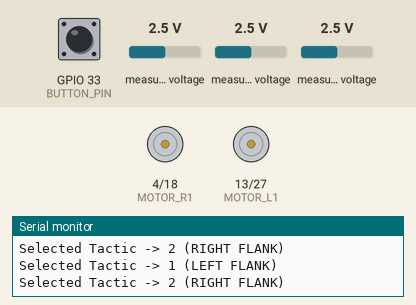
Simulated run of this sketch. Board: ESP32. Shown: motor-driver pin pairs drawn as motors (green arrow = first pin HIGH = forward, orange = second pin HIGH = backward, longer = more drive), the last lines printed to the serial monitor. Inputs (shaded band) come from the test bench; at power-on: GPIO 33 (BUTTON_PIN) HIGH, measured voltage 2.5 V.

Above: at 0.8 s.
0.9 s: GPIO 33 (BUTTON_PIN) pulled LOW for 0.15 s
4.0 s: measured voltage (sensor 202) set to 0.5 V
At 6.0 s:
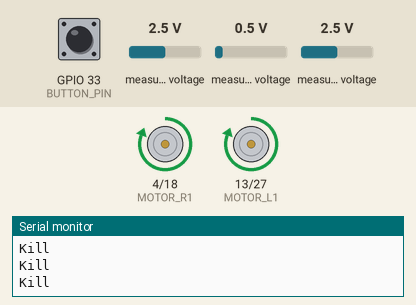
7.0 s: measured voltage (sensor 202) set to 0.2 V
At 7.11 s:
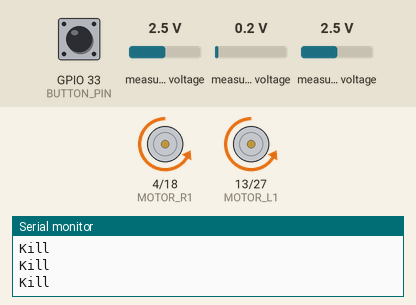
At 7.46 s:
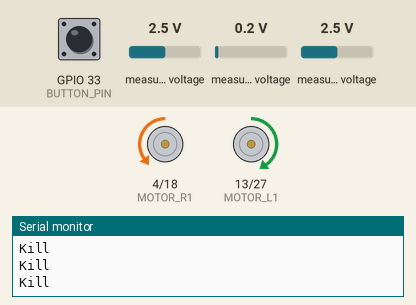
Timing chart, 0 to 16.0 s (numbered marks = the images above; inputs shaded):
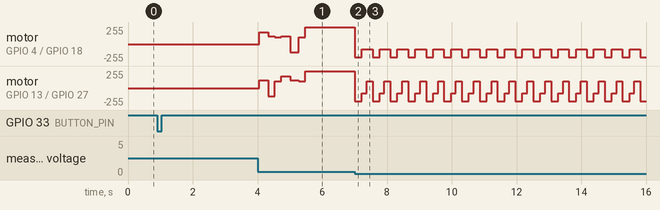

The sketch:

Sumo2.0.ino
```cpp
#include <dummy.h>
#include <stdio.h>
#include <Arduino.h>
#include <Adafruit_ADS1X15.h>

Adafruit_ADS1015 ads1;
Adafruit_ADS1015 ads2;

#define SDA_PIN 21
#define SCL_PIN 22
#define BUTTON_PIN 33
#define P_in 0.5
#define P_out 0.7

int tacticSelection = 0;

int MOTOR_L1 = 13;
int MOTOR_L2 = 27;
int MOTOR_R1 = 4;
int MOTOR_R2 = 18;

float currentTime;

void front(int spd);
void back(int spd);
void turnLR(int L, int R);
void stop(void);
void ExecuteTactic(int tactic);

float LM(int, int, int, int);
float RM(int, int, int, int);
int IR_M, IR_MR, IR_ML, IR_L, IR_R, IR_B;


void setup() {
  pinMode(MOTOR_L1, OUTPUT);
  pinMode(MOTOR_L2, OUTPUT);
  pinMode(MOTOR_R1, OUTPUT);
  pinMode(MOTOR_R2, OUTPUT);
  pinMode(BUTTON_PIN, INPUT_PULLUP);
  Serial.begin(115200);
  Wire.begin(SDA_PIN, SCL_PIN);
  if (!ads1.begin(0x48))
  {
    Serial.println("Failed to initialize ADS1.");
    while (1);
  }
  if (!ads2.begin(0x49))
  {
    Serial.println("Failed to initialize ADS2.");
    while (1);
  }
  while (digitalRead(BUTTON_PIN) == LOW) {
    delay(10); // Wait until button is released
  }

  Serial.println("=== TACTIC SELECTION PHASE ===");
  Serial.println("Cover IR Sensor to select: Left = 1 | Middle = 0 | Right = 2");
  Serial.println("Press button when ready to LOCK IN.");

  // 2. SELECTION LOOP: Loop until button is pressed (goes LOW)
  while (digitalRead(BUTTON_PIN) == HIGH) {
    int leftVal   = ads1.readADC_SingleEnded(0); // Left IR (ads1 pin 0)
    int middleVal = ads1.readADC_SingleEnded(3); // Middle IR (ads1 pin 3)
    int rightVal  = ads2.readADC_SingleEnded(0); // Right IR (ads2 pin 0)

    // Read sensors to change tactic
    if (leftVal >= 400 && tacticSelection != 1) {
      tacticSelection = 1; // Left Flank
      Serial.println("Selected Tactic -> 1 (LEFT FLANK)");
    }
    else if (rightVal >= 400 && tacticSelection != 2) {
      tacticSelection = 2; // Right Flank
      Serial.println("Selected Tactic -> 2 (RIGHT FLANK)");
    }
    else if (middleVal >= 400 && tacticSelection != 0) {
      tacticSelection = 0; // Direct Charge
      Serial.println("Selected Tactic -> 0 (DIRECT CHARGE)");
    }

    delay(200); // Small sampling delay
  }

  // 3. WAIT FOR BUTTON RELEASE: Prevent accidental double-triggers
  while (digitalRead(BUTTON_PIN) == LOW) {
    delay(10);
  }

  Serial.println("------------------------------");
  Serial.print("TACTIC LOCKED IN: ");
  Serial.println(tacticSelection);
  Serial.println("Starting in 3 seconds...");

  delay(3000); // 3-second mandatory delay before match starts

  // Execute opening maneuver
  executeTactic(tacticSelection);
}

void loop() {
  // int duration;
  // currentTime = millis();
  /*Serial.print("LIR: ");
  Serial.print(ads1.readADC_SingleEnded(0));
  Serial.print(" | MLIR: ");
  Serial.print(ads1.readADC_SingleEnded(1));
  Serial.print(" | MIR: ");
  Serial.print(ads1.readADC_SingleEnded(3));
  Serial.print(" | MRIR: ");
  Serial.print(ads2.readADC_SingleEnded(1));
  Serial.print(" | RIR: ");
  Serial.println(ads2.readADC_SingleEnded(0));
  Serial.print("LC: ");
  Serial.print(ads1.readADC_SingleEnded(2));
  Serial.print(" | RC: ");
  Serial.println(ads2.readADC_SingleEnded(2));
  Serial.print("BIR: ");
  Serial.println(ads2.readADC_SingleEnded(3));*/
  /*int IR_L = mapValue(ads1.readADC_SingleEnded(0), 70, 1042);
  int IR_ML = mapValue(ads1.readADC_SingleEnded(1), 15, 1035);
  int IR_M = mapValue(ads1.readADC_SingleEnded(3), 90, 1041);
  int IR_MR = mapValue(ads2.readADC_SingleEnded(1), 25, 1039);
  int IR_R = mapValue(ads2.readADC_SingleEnded(0), 50, 1042);*/

  if (ads1.readADC_SingleEnded(2) <= 100 || ads2.readADC_SingleEnded(2) <= 100) {
    //Serial.println("Line");
    stop();
    back(200);
    delay(220);
    back(80);
    delay(150);
    turnLR(100, -80);
    delay(180);
  }  else if (ads1.readADC_SingleEnded(3) >= 450) {
    Serial.println("Kill");
    front(255);
  } else if (ads1.readADC_SingleEnded(0) >= 400) {
    //Serial.println("Left");
    turnLR(-70, 70);
  } else if (ads2.readADC_SingleEnded(0) >= 400) {
    //Serial.println("Right");
    turnLR(70, -70);
  } else if (ads1.readADC_SingleEnded(1) >= 400) {
    //Serial.println("Left");
    turnLR(-90, 90);
  } else if (ads2.readADC_SingleEnded(1) >= 400) {
    //Serial.println("Right");
    turnLR(90, -90);
  } else if (ads2.readADC_SingleEnded(3) >= 700) {
    //Serial.println("Back");
    turnLR(100, 0);
    delay(500);
    turnLR(0, 100);
    delay(500);
  } else {
    //Serial.println("N/A");
    front(80);
  }
  /*Serial.print(LM(IR_L, IR_ML, IR_MR, IR_R));
  Serial.print(" || ");
  Serial.println(RM(IR_L, IR_ML, IR_MR, IR_R));*/
  //delay(500);
  // duration = millis() - currentTime;
  // Serial.println(duration);
}

/*int mapValue(int rawData, int min_input, int max_input) {
  return (rawData - min_input) * 255 / (max_input - min_input);
}

float LM(int L1, int L2, int R2, int R1) {
  float lm;
  lm = ((L1 * P_out) + (L2 * P_in)) - ((R2 * P_in) + (R1 * P_out));
  return lm;
}

float RM(int L1, int L2, int R2, int R1) {
  float rm;
  rm = ((R2 * P_in) + (R1 * P_out)) - ((L2 * P_in) + (L1 * P_out));
  return rm;
}*/

void executeTactic (int tactic) {
  switch (tactic) {
    case 0: // Direct chaarge
      front(200);
      delay(200);
      turnLR(-90, 90);
      delay(400);
      front(120);
      delay(200);
    case 1: // Left flank
      turnLR(120, 180);
      delay(280);
      turnLR(-120, 120);
      delay(200);
      front(100);
      delay(200);
    case 2: // Right flank
      turnLR(180, 120);
      delay(280);
      turnLR(120, -120);
      delay(250);
      front(100);
      delay(200);
  }
}

void front(int spd){
  analogWrite(MOTOR_R1,spd);
  analogWrite(MOTOR_R2,0);
  analogWrite(MOTOR_L1,spd);
  analogWrite(MOTOR_L2,0);
}

void back(int spd){
  analogWrite(MOTOR_R1,0);
  analogWrite(MOTOR_R2,spd);
  analogWrite(MOTOR_L1,0);
  analogWrite(MOTOR_L2,spd);
}

void stop(){
  analogWrite(MOTOR_R1,255);
  analogWrite(MOTOR_R2,255);
  analogWrite(MOTOR_L1,255);
  analogWrite(MOTOR_L2,255);
}

void turnLR(int L, int R) {
  if (L >= 0) {
    analogWrite(MOTOR_L1, L);
    analogWrite(MOTOR_L2, 0);
  }
  else {
    analogWrite(MOTOR_L1, 0);
    analogWrite(MOTOR_L2, L * -1);
  }
  if (R >= 0) {
    analogWrite(MOTOR_R1, R);
    analogWrite(MOTOR_R2, 0);
  }
  else {
    analogWrite(MOTOR_R1, 0);
    analogWrite(MOTOR_R2, R * -1);
  }
}
```

Measured:
- the behaviour switches between 0.4 and 0.3 V on measured voltage (sensor 202) (found by bisection; images 1 and 2)
